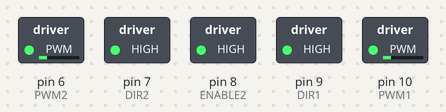
Bench run of a sketch on a simulated Arduino Uno, built with avr-gcc and run on an emulated ATmega328P. On the bench: switched loads named in the sketch (green lamp = pin HIGH).

Above: at 0.05 s.
At 3.15 s:
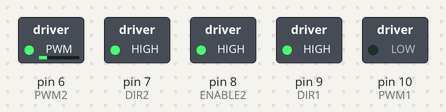
At 6.25 s:
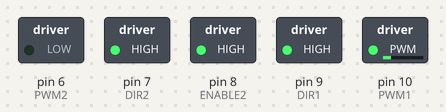
At 9.5 s:
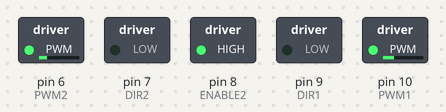
At 13.75 s:
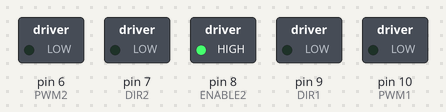
Timing chart, 0 to 17.9 s (numbered marks = the images above):
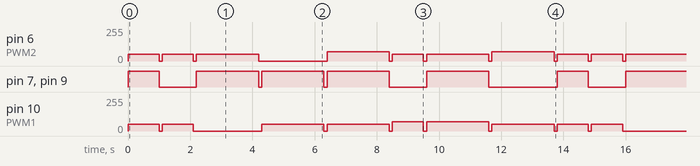

The sketch:

MotorTest1.ino
```cpp
//Enable Driver 2
int ENABLE2 = 8;

//Motor1
int DIR1 = 9;
int PWM1 = 10;

//Motor 2
int DIR2 = 7;
int PWM2 = 6;

void setup() {
  // put your setup code here, to run once:
    pinMode(DIR2, OUTPUT);
  pinMode(PWM2, OUTPUT);
  pinMode(ENABLE2, OUTPUT);
  pinMode(DIR1, OUTPUT);
  pinMode(PWM1, OUTPUT);
  //pinMode(ENABLE1, OUTPUT);
  digitalWrite(ENABLE2, HIGH);
}

void loop() {
  // put your main code here, to run repeatedly:
  Forward(50);
  delay(1000);

  Stop();
  delay(100);

  Backward(50);
  delay(1000);

  Stop();
  delay(100);

  TurnRight(50);
  delay(2000);

  Stop();
  delay(100);

  TurnLeft(50);
  delay(2000);

  Stop();
  delay(100);

  CurveRight(70,50);
  delay(2000);

    Stop();
  delay(100);

  BackRight(70,50);
  delay(1000);

    Stop();
  delay(100);

  CurveLeft(70,50);
  delay(2000);

    Stop();
  delay(100);

  BackLeft(70,50);
  delay(2000);

    Stop();
  delay(100);
}

void Forward(int pwm){
  digitalWrite(DIR1, HIGH);
  analogWrite(PWM1, pwm);

  digitalWrite(DIR2, HIGH);
  analogWrite(PWM2, pwm);
}

void Backward(int pwm){
  digitalWrite(DIR1, LOW);
  analogWrite(PWM1, pwm);

  digitalWrite(DIR2, LOW);
  analogWrite(PWM2, pwm);
}

void Stop(){
  digitalWrite(DIR1, LOW);
  analogWrite(PWM1, 0);

  digitalWrite(DIR2, LOW);
  analogWrite(PWM2, 0);
}

void TurnLeft(int pwm){
  digitalWrite(DIR1, HIGH);
  analogWrite(PWM1, pwm);

  digitalWrite(DIR2, HIGH);
  analogWrite(PWM2, 0);
}

void TurnRight(int pwm){
  digitalWrite(DIR1, HIGH);
  analogWrite(PWM1, 0);

  digitalWrite(DIR2, HIGH);
  analogWrite(PWM2, pwm);
}

void CurveRight(int pwm, int pwm2){
  digitalWrite(DIR1, HIGH);
  analogWrite(PWM1, pwm2);

  digitalWrite(DIR2, HIGH);
  analogWrite(PWM2, pwm);
}

void CurveLeft(int pwm, int pwm2){
  digitalWrite(DIR1, HIGH);
  analogWrite(PWM1, pwm);

  digitalWrite(DIR2, HIGH);
  analogWrite(PWM2, pwm2);
}

void BackRight(int pwm, int pwm2){
  digitalWrite(DIR1, LOW);
  analogWrite(PWM1, pwm);

  digitalWrite(DIR2, LOW);
  analogWrite(PWM2, pwm2);
}

void BackLeft(int pwm, int pwm2){
  digitalWrite(DIR1, LOW);
  analogWrite(PWM1, pwm2);

  digitalWrite(DIR2, LOW);
  analogWrite(PWM2, pwm);
}
```

Measured:
- by itself, pin 7 (DIR2), pin 9 (DIR1): repeats every 13.8 s: LOW 1.2 s, 2 × (HIGH 2.0 s, LOW 0.10 s), HIGH 2.0 s, LOW 1.2 s, HIGH 2.0 s, LOW 2.2 s, HIGH 1.0 s
- by itself, pin 10 (PWM1): repeats every 13.8 s: 0/255 0.10 s, 50/255 1.0 s, 0/255 2.2 s, 2 × (50/255 2.0 s, 0/255 0.10 s), 70/255 1.0 s, 0/255 0.10 s, 70/255 2.0 s, 0/255 0.10 s, 50/255 2.0 s, 0/255 0.10 s, 50/255 1.0 s
